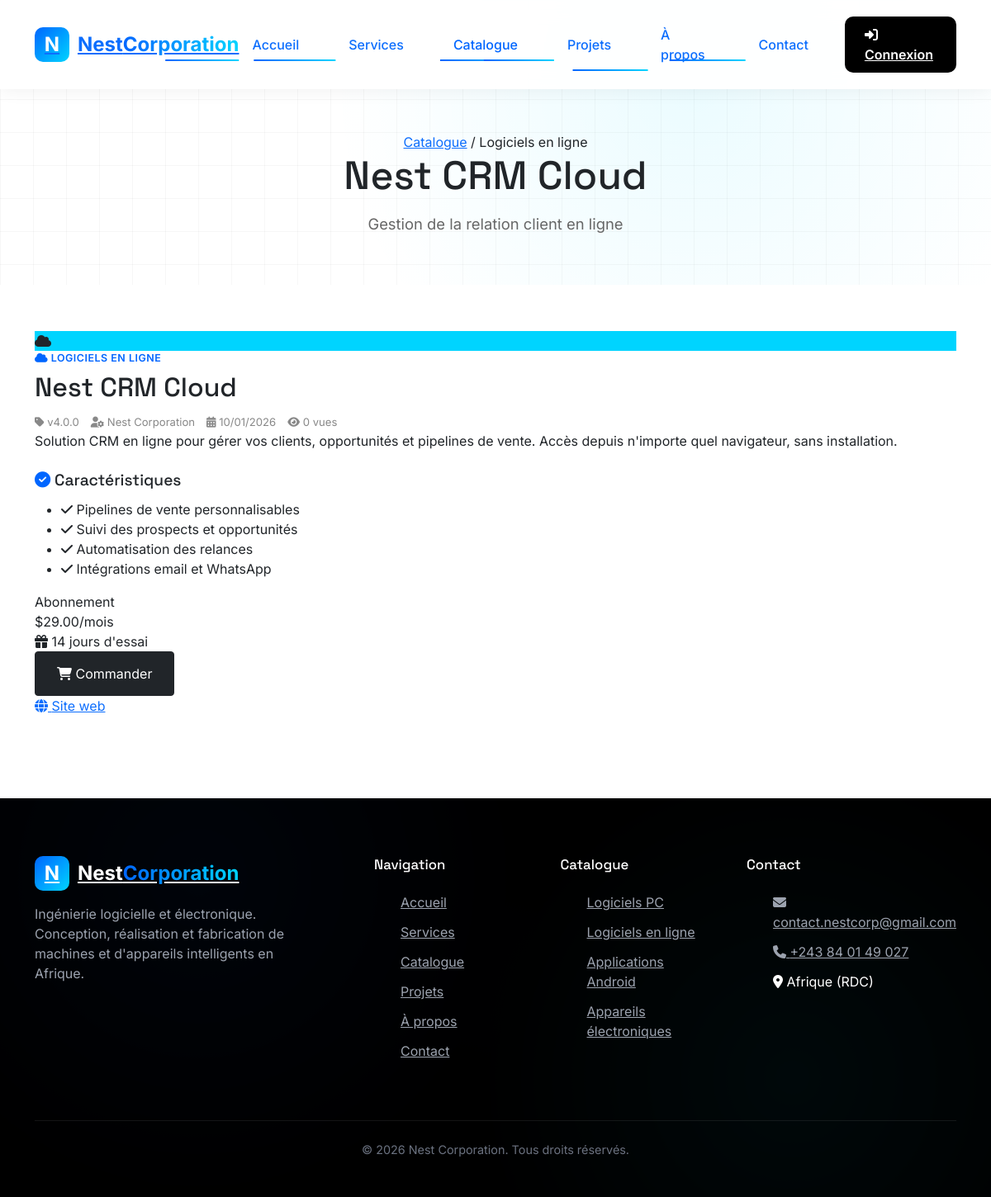
Screenshot of /index.php?page=product&id=3 with the database file from the repository.
### tables this page shows
CREATE TABLE `products` (
    `id` INT AUTO_INCREMENT PRIMARY KEY,
    `name` VARCHAR(200) NOT NULL,
    `slug` VARCHAR(200) NOT NULL UNIQUE,
    `description` TEXT NOT NULL,
    `short_description` VARCHAR(300) DEFAULT NULL,

     
    `category_id` INT NOT NULL,

     
    `pricing_type` ENUM('free','one_time','subscription') NOT NULL DEFAULT 'one_time',
    `price` DECIMAL(10,2) NOT NULL DEFAULT 0.00,
    `subscription_period` ENUM('monthly','yearly') NULL,
    `trial_days` INT DEFAULT 0,

     
    `version` VARCHAR(50) DEFAULT '1.0.0',
    `developer` VARCHAR(100) DEFAULT 'Nest Corporation',

     
    `website_url` VARCHAR(255) DEFAULT NULL,
    `documentation_url` VARCHAR(255) DEFAULT NULL,
    `play_store_url` VARCHAR(255) DEFAULT NULL,
    `app_store_url` VARCHAR(255) DEFAULT NULL,

     
    `icon_path` VARCHAR(255) DEFAULT NULL,
    `image_path` VARCHAR(255) DEFAULT NULL,
    `file_path` VARCHAR(255) DEFAULT NULL,
    `file_size` BIGINT(20) DEFAULT 0,

     
    `parent_id` INT DEFAULT NULL,
    `link_type` ENUM('control_software','accessory') NULL,

     
    `is_featured` TINYINT(1) DEFAULT 0,
    `is_active` TINYINT(1) DEFAULT 1,

     
    `download_count` INT DEFAULT 0,
    `view_count` INT DEFAULT 0,

     
    `release_date` DATE DEFAULT NULL,
    `created_at` TIMESTAMP DEFAULT CURRENT_TIMESTAMP,
    `updated_at` TIMESTAMP DEFAULT CURRENT_TIMESTAMP ON UPDATE CURRENT_TIMESTAMP,

     
    FOREIGN KEY (`category_id`) REFERENCES `categories` (`id`),
    FOREIGN KEY (`parent_id`) REFERENCES `products` (`id`) ON DELETE SET NULL,

     
    INDEX `idx_category` (`category_id`),
    INDEX `idx_pricing` (`pricing_type`),
    INDEX `idx_parent` (`parent_id`),
    INDEX `idx_featured` (`is_featured`),
    INDEX `idx_active` (`is_active`)
);

CREATE TABLE `categories` (
    `id` INT AUTO_INCREMENT PRIMARY KEY,
    `name` VARCHAR(100) NOT NULL,
    `slug` VARCHAR(100) NOT NULL UNIQUE,
    `description` TEXT DEFAULT NULL,
    `icon` VARCHAR(50) DEFAULT NULL,
    `color` VARCHAR(7) DEFAULT '#0066FF',
    `is_active` TINYINT(1) DEFAULT 1,
    `display_order` INT DEFAULT 0,
    `created_at` TIMESTAMP DEFAULT CURRENT_TIMESTAMP,

     
    INDEX `idx_slug` (`slug`)
);

### app/core/helpers.php (called while the page is built, shortened)
<?php
function url($page = 'home', $params = []) {
    $queryString = http_build_query(array_merge(['page' => $page], $params));
    return "/nest/index.php?" . $queryString;
}
function e($value) {
    return htmlspecialchars((string)$value, ENT_QUOTES, 'UTF-8');
}
function formatPriceLabel($product) {
    $type = $product['pricing_type'] ?? 'one_time';
    if ($type === PRICING_SUBSCRIPTION) {
        $period = ($product['subscription_period'] ?? 'monthly') === 'yearly' ? 'an' : 'mois';
        return APP_CURRENCY_SYMBOL . number_format((float)($product['price'] ?? 0), 2) . '/' . $period;
    }
    return APP_CURRENCY_SYMBOL . number_format((float)($product['price'] ?? 0), 2) . ' · unique';
}
function categoryIcon($categorySlug) {
    switch ($categorySlug) {
        case 'saas': return 'fa-cloud';
    }
}

### app/models/Product.php (called while the page is built, shortened)
<?php
class Product {
    public static function find($id) {
        $db = Database::getConnection();
        $stmt = $db->prepare("SELECT p.*, c.name as category_name, c.slug as category_slug, c.icon as category_icon, c.color as category_color
                              FROM products p JOIN categories c ON c.id = p.category_id WHERE p.id = ?");
        $stmt->execute([$id]);
        return $stmt->fetch();
    }
    public static function features($productId) {
        $db = Database::getConnection();
        $stmt = $db->prepare("SELECT feature_text FROM product_features WHERE product_id = ? ORDER BY display_order ASC");
        $stmt->execute([$productId]);
        return array_column($stmt->fetchAll(), 'feature_text');
    }
}

### app/views/pages/product.php (the view, shortened to what this page needs)
<?php
$pricingLabel = $product['pricing_type'] === PRICING_FREE ? 'Gratuit' : ($product['pricing_type'] === PRICING_SUBSCRIPTION ? 'Abonnement' : 'Paiement unique');
include __DIR__ . '/../partials/header.php';
?>
<section class="page-hero" style="padding-bottom:60px;">
    <div class="container">
        <nav class="breadcrumb-nav">
            <a href="<?php echo url('catalog'); ?>">Catalogue</a>
            <span>/</span>
            <span><?php echo e($product['category_name'] ?? 'Produit'); ?></span>
        </nav>
        <h1><?php echo e($product['name']); ?></h1>
        <p style="max-width:720px;"><?php echo e($product['short_description'] ?: mb_substr($product['description'], 0, 140) . '…'); ?></p>
    </div>
</section>
<section class="section" style="padding-top:56px;">
    <div class="container">
        <div class="product-detail-grid">
            <div class="animate-on-scroll">
                <?php if (!empty($product['image_path'])): ?>
                    <img src="<?php echo UPLOADS_URL . e($product['image_path']); ?>"
                         alt="<?php echo e($product['name']); ?>" class="product-image">
                <?php else: ?>
                    <div class="product-visual" style="background: <?php echo e($product['category_color'] ?? '#0066ff'); ?>;">
                        <i class="fas <?php echo e(categoryIcon($product['category_slug'] ?? '')); ?>"></i>
                    </div>
                <?php endif; ?>
            </div>
            <div class="animate-on-scroll" style="animation-delay:0.1s">
                <div class="product-category">
                    <i class="fas <?php echo e(categoryIcon($product['category_slug'] ?? '')); ?>"></i>
                    <?php echo e($product['category_name'] ?? ''); ?>
                </div>
                <h2><?php echo e($product['name']); ?></h2>
                <div class="product-meta">
                    <span><i class="fas fa-tag"></i> v<?php echo e($product['version']); ?></span>
                    <?php if (!empty($product['developer'])): ?>
                        <span><i class="fas fa-user-cog"></i> <?php echo e($product['developer']); ?></span>
                    <?php endif; ?>
                    <?php if (!empty($product['release_date'])): ?>
                        <span><i class="fas fa-calendar-alt"></i> <?php echo date('d/m/Y', strtotime($product['release_date'])); ?></span>
                    <?php endif; ?>
                    <span><i class="fas fa-eye"></i> <?php echo (int)$product['view_count']; ?> vues</span>
                </div>
                <p class="product-detail-desc"><?php echo nl2br(e($product['description'])); ?></p>
                <?php if (!empty($product['features'])): ?>
                    <h3 style="font-size:1.2rem; margin:24px 0 12px;"><i class="fas fa-check-circle" style="color:var(--primary-blue);"></i> Caractéristiques</h3>
                    <ul class="feature-list">
                        <?php foreach ($product['features'] as $feature): ?>
                            <li><i class="fas fa-check"></i> <?php echo e($feature); ?></li>
                        <?php endforeach; ?>
                    </ul>
                <?php endif; ?>
                <div class="price-box">
                    <div>
                        <span class="price-label"><?php echo $pricingLabel; ?></span>
                        <div class="price-main"><?php echo e(formatPriceLabel($product)); ?></div>
                        <?php if ($product['pricing_type'] === PRICING_SUBSCRIPTION): ?>
                            <div class="price-note">
                                <?php if ((int)$product['trial_days'] > 0): ?>
                                    <span class="badge-trial"><i class="fas fa-gift"></i> <?php echo (int)$product['trial_days']; ?> jours d'essai</span>
                                <?php endif; ?>
                            </div>
                        <?php endif; ?>
                    </div>
                    <div class="product-actions">
                        <button class="btn btn-dark" style="padding:14px 26px; font-size:1rem;"
                                data-order-btn
                                data-product-id="<?php echo $product['id']; ?>"
                                data-product-name="<?php echo e($product['name']); ?>"
                                data-pricing="<?php echo e($product['pricing_type']); ?>">
                            <?php if ($product['pricing_type'] === PRICING_FREE): ?>
                                <i class="fas fa-download"></i> Télécharger gratuitement
                            <?php else: ?>
                                <i class="fas fa-shopping-cart"></i> Commander
                            <?php endif; ?>
                        </button>
                    </div>
                </div>
                <?php if (!empty($product['website_url']) || !empty($product['documentation_url']) || !empty($product['play_store_url']) || !empty($product['app_store_url'])): ?>
                    <div class="store-links">
                        <?php if (!empty($product['website_url'])): ?>
                            <a href="<?php echo e($product['website_url']); ?>" target="_blank" rel="noopener" class="store-link">
                                <i class="fas fa-globe"></i> Site web
                            </a>
                        <?php endif; ?>
                    </div>
                <?php endif; ?>
            </div>
        </div>
    </div>
</section>
<?php include __DIR__ . '/../partials/footer.php'; ?>

### public/css/theme.css (style rules this page uses)
:root { --primary-blue: #0066FF; --primary-turquoise: #00D4FF; --dark-blue: #0052CC; --light-turquoise: #80EAFF; --black: #000000; --dark-gray: #1A1A1A; --light-gray: #F5F5F5; --white: #ffffff; --success: #00d664; --danger: #ff4757; --warning: #ff9500; --radius: 14px; --shadow: 0 10px 40px rgba(0, 0, 0, 0.06); }
* { font-family: 'Inter', sans-serif; box-sizing: border-box; margin: 0; padding: 0; }
body { font-family: 'Inter', sans-serif; color: #1a1a1a; background: #ffffff; line-height: 1.6; overflow-x: hidden; }
h1, h2, h3, h4, h5, .font-display { font-family: 'Space Grotesk', sans-serif; }
a { text-decoration: none; color: inherit; }
.container { width: 100%; max-width: 1200px; margin: 0 auto; padding: 0 24px; }
.animate-on-scroll { opacity: 0; transform: translateY(30px); transition: all 0.8s ease-out; }
.animate-on-scroll.visible { opacity: 1; transform: translateY(0); }
.btn { display: inline-flex; align-items: center; gap: 10px; padding: 14px 32px; border-radius: 12px; font-weight: 600; font-size: 1rem; border: none; cursor: pointer; transition: all 0.3s; }
.btn-dark { background: var(--black); color: #fff; }
.section { padding: 100px 0; }
.product-category { font-size: 0.78rem; font-weight: 600; text-transform: uppercase; letter-spacing: 0.5px; color: var(--primary-blue); margin-bottom: 6px; }
.product-meta { display: flex; align-items: center; gap: 14px; margin-top: 14px; font-size: 0.82rem; color: #888; }
.product-actions { display: flex; gap: 14px; flex-wrap: wrap; }
.page-hero { padding: 160px 0 80px; text-align: center; background-image: linear-gradient(to right, rgba(0, 0, 0, 0.03) 1px, transparent 1px), linear-gradient(to bottom, rgba(0, 0, 0, 0.03) 1px, transparent 1px); background-size: 40px 40px; position: relative; overflow: hidden; }
.page-hero::after { content: ''; position: absolute; inset: 0; background: radial-gradient(circle at 70% 30%, rgba(0, 212, 255, 0.08) 0%, transparent 50%); }
.page-hero .container { position: relative; z-index: 2; }
.page-hero h1 { font-size: 3rem; margin-bottom: 16px; }
.page-hero p { color: #666; font-size: 1.15rem; max-width: 640px; margin: 0 auto; }

### rows the page displays
products: category.name "Logiciels en ligne", name "Nest CRM Cloud", short_description "Gestion de la relation client en ligne", category.name "LOGICIELS EN LIGNE", version "4.0.0", developer "Nest Corporation", release_date "10/01/2026", view_count "0", description "Solution CRM en ligne pour gérer vos clients, opportunités et pipelines de vente. Accès depuis n'importe quel navigateur, sans installation.", pricing_type "Abonnement", formatPriceLabel($product) "$29.00/mois", trial_days "14"

### other values shown
$feature "Pipelines de vente personnalisables"
$feature "Suivi des prospects et opportunités"
$feature "Automatisation des relances"
$feature "Intégrations email et WhatsApp"
APP_EMAIL "contact.nestcorp@gmail.com"
APP_PHONE "+243 84 01 49 027"
APP_LOCATION "Afrique (RDC)"
APP_NAME "Nest"
